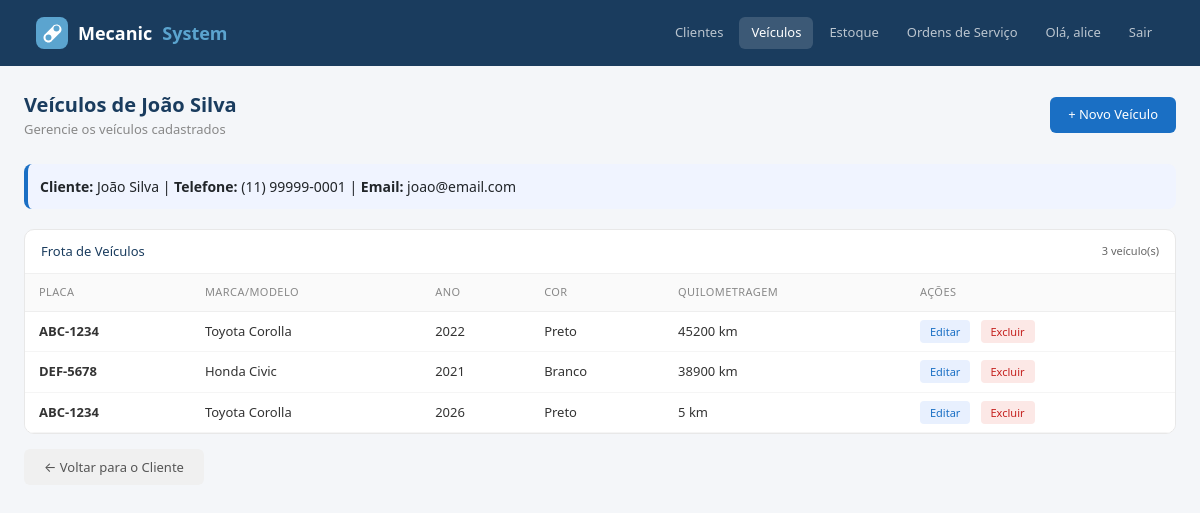
The app's page /clientes/detalhe/17/veiculos/ (signed in) with its own data.
### clientes/models.py (models this page shows, shortened)
class Cliente(models.Model):
    nome = models.CharField(max_length=100)
    telefone = models.CharField(max_length=20, blank=True)
    email = models.EmailField(blank=True)

class Veiculo(models.Model):
    cliente = models.ForeignKey(Cliente, on_delete=models.CASCADE, related_name='veiculos')
    placa = models.CharField(max_length=10)
    modelo = models.CharField(max_length=100)
    marca = models.CharField(max_length=100)
    ano = models.IntegerField()
    cor = models.CharField(max_length=50, blank=True)
    quilometragem = models.IntegerField(default=0)

### clientes/views.py (the view, shortened to what this page needs)
# urls.py: path('veiculos/', views.listar_veiculos, name='listar_veiculos'),
def listar_veiculos(request, cliente_id=None):
    if cliente_id:
        cliente = get_object_or_404(Cliente, id=cliente_id)
        veiculos = cliente.veiculos.all()
        return render(
            request,
            'clientes/veiculos_listar.html',
            {
                'veiculos': veiculos,
                'cliente': cliente
            }
        )

### clientes/templates/clientes/veiculos_listar.html (shortened to what this page needs)
{% extends "base.html" %}
{% block nav_veiculos %}active{% endblock %}
{% block conteudo %}
<div class="d-flex justify-content-between align-items-center mb-4">
  <div>
    <div class="page-title">{% if cliente %}Veículos de {{ cliente.nome }}{% else %}Todos os Veículos{% endif %}</div>
    <div class="page-sub">Gerencie os veículos cadastrados</div>
  </div>
  {% if cliente %}
  <a href="/clientes/detalhe/{{ cliente.id }}/veiculo/adicionar/" class="btn-novo">+ Novo Veículo</a>
  {% endif %}
</div>
{% if cliente %}
<div style="background:#f0f4ff;border-radius:8px;padding:12px;margin-bottom:20px;border-left:4px solid #1a6fc4;">
  <p style="margin:0;font-size:14px;">
    <strong>Cliente:</strong> {{ cliente.nome }} |
    <strong>Telefone:</strong> {{ cliente.telefone|default:"—" }} |
    <strong>Email:</strong> {{ cliente.email|default:"—" }}
  </p>
</div>
{% endif %}
<div class="card-table">
  <div class="card-top">
    <span style="font-size:13px;font-weight:500;color:#1a3c5e">Frota de Veículos</span>
    {% if veiculos %}
    <span style="font-size:11px;color:#666">{{ veiculos|length }} veículo(s)</span>
    {% endif %}
  </div>
  <table class="table mb-0">
    <thead>
      <tr>
        <th>Placa</th>
        <th>Marca/Modelo</th>
        <th>Ano</th>
        <th>Cor</th>
        <th>Quilometragem</th>
        <th>Ações</th>
      </tr>
    </thead>
    <tbody>
      {% for veiculo in veiculos %}
      <tr>
        <td><strong>{{ veiculo.placa }}</strong></td>
        <td>{{ veiculo.marca }} {{ veiculo.modelo }}</td>
        <td>{{ veiculo.ano }}</td>
        <td>{{ veiculo.cor|default:"—" }}</td>
        <td>{{ veiculo.quilometragem }} km</td>
        <td>
          <a href="/clientes/veiculo/editar/{{ veiculo.id }}/" class="btn-edit" style="font-size:11px;text-decoration:none">Editar</a>
          <a href="/clientes/veiculo/excluir/{{ veiculo.id }}/" class="btn-del" style="text-decoration:none;padding:4px 10px;font-size:11px">Excluir</a>
        </td>
      </tr>
      {% endfor %}
    </tbody>
  </table>
</div>
{% if cliente %}
<div style="margin-top:20px;">
  <a href="/clientes/detalhe/{{ cliente.id }}/" class="btn-cancelar">← Voltar para o Cliente</a>
</div>
{% endif %}
{% endblock %}

### templates/base.html (shortened to what this page needs)
<!DOCTYPE html>
<html lang="pt-br">
<head>
  <link href="https://cdn.jsdelivr.net/npm/bootstrap@5.3.0/dist/css/bootstrap.min.css" rel="stylesheet">
</head>
<body>
  <nav class="navbar navbar-expand-lg navbar-mecasystem">
    <div class="container-fluid">
      <a class="navbar-brand" href="/" style="display:flex;align-items:center;gap:10px">
  Mecanic<span>System</span>
</a>
      <div class="collapse navbar-collapse">
        <ul class="navbar-nav ms-auto gap-1">
          {% if user.is_authenticated %}
            <li class="nav-item"><a class="nav-link {% block nav_clientes %}{% endblock %}" href="/clientes/">Clientes</a></li>
            <li class="nav-item"><a class="nav-link {% block nav_veiculos %}{% endblock %}" href="{% url 'listar_veiculos' %}">Veículos</a></li>
            <li class="nav-item"><a class="nav-link {% block nav_estoque %}{% endblock %}" href="/estoque/">Estoque</a></li>
            <li class="nav-item"><a class="nav-link {% block nav_ordens %}{% endblock %}" href="/ordens/">Ordens de Serviço</a></li>
            <li class="nav-item"><a class="nav-link" href="#">Olá, {{ user.username }}</a></li>
            <li class="nav-item">
              <form method="post" action="{% url 'logout' %}" style="display:inline; margin:0;">
                <button type="submit" class="nav-link" style="background:none; border:none; padding:6px 12px; color: rgba(255,255,255,0.7); cursor:pointer;">Sair</button>
              </form>
            </li>
          {% else %}
            <li class="nav-item"><a class="nav-link" href="{% url 'login' %}">Login</a></li>
            <li class="nav-item"><a class="nav-link" href="{% url 'registrar' %}">Registrar</a></li>
          {% endif %}
        </ul>
      </div>
    </div>
  </nav>
  <div class="container-fluid px-4 py-4">
    {% block conteudo %}{% endblock %}
  </div>
</body>
</html>

### templates/base.html (style rules this page uses)
body { background: #f4f6f9; }
.navbar-mecasystem { background: #1a3c5e; padding: 12px 24px; }
.navbar-mecasystem .navbar-brand { color: #fff; font-weight: 600; font-size: 18px; }
.navbar-mecasystem .navbar-brand span { color: #5ba4cf; }
.navbar-mecasystem .nav-link { color: rgba(255,255,255,0.7) !important; font-size: 13px; padding: 6px 12px !important; border-radius: 6px; }
.navbar-mecasystem .nav-link:hover, .navbar-mecasystem .nav-link.active { background: rgba(255,255,255,0.15); color: #fff !important; }
.page-title { font-size: 20px; font-weight: 600; color: #1a3c5e; }
.page-sub { font-size: 13px; color: #888; }
.card-table { background: #fff; border-radius: 10px; border: 1px solid #e8e8e8; overflow: hidden; }
.card-table .card-top { padding: 12px 16px; border-bottom: 1px solid #f0f0f0; display: flex; align-items: center; justify-content: space-between; }
.table th { font-size: 11px; color: #888; text-transform: uppercase; letter-spacing: 0.04em; font-weight: 500; background: #fafafa; border-bottom: 1px solid #eee !important; padding: 10px 14px; }
.table td { font-size: 13px; padding: 10px 14px; vertical-align: middle; border-bottom: 1px solid #f5f5f5; color: #333; }
.btn-novo { background: #1a6fc4; color: #fff; border: none; padding: 8px 18px; border-radius: 6px; font-size: 13px; font-weight: 500; text-decoration: none; }
.btn-edit { background: #e8f0fe; color: #1a6fc4; border: none; padding: 4px 10px; border-radius: 4px; font-size: 11px; font-weight: 500; text-decoration: none; }
.btn-del { background: #fce8e6; color: #c5221f; border: none; padding: 4px 10px; border-radius: 4px; font-size: 11px; font-weight: 500; cursor: pointer; }
.btn-cancelar { background: #f0f0f0; color: #555; border: none; padding: 9px 20px; border-radius: 6px; font-size: 13px; text-decoration: none; }

### records on screen
Cliente: nome "João Silva", telefone "(11) 99999-0001", email "joao@email.com"
Veiculo: placa "ABC-1234", marca "Toyota", modelo "Corolla", ano "2022", cor "Preto", quilometragem "45200"
Veiculo: placa "DEF-5678", marca "Honda", modelo "Civic", ano "2021", cor "Branco", quilometragem "38900"
Veiculo: placa "ABC-1234", marca "Toyota", modelo "Corolla", ano "2026", cor "Preto", quilometragem "5"

### other values on screen
{{ user.username }} "alice"
{{ veiculos|length }} "3"
